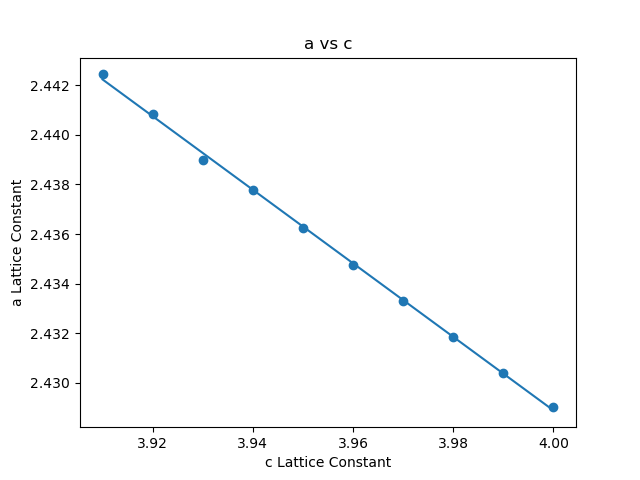

Recreate this plot in Python.
from matplotlib import pyplot as plt
import numpy as np

def find_intersection(m1, c1, m2, c2):
    x = (c2-c1)/(m1-m2)
    y = m1*x +c1
    return(x,y)

c = np.array([3.91, 3.92, 3.93, 3.94, 3.95, 3.96, 3.97, 3.98, 3.99, 4.0])

a = np.array([2.44244, 2.4408599, 2.439, 2.43776, 2.436248, 2.43475, 2.43329, 2.43184, 2.43041, 2.429])

slope, intercept = np.polyfit(c,a,1)
x = np.linspace(c[0],c[9], 1000)
y = slope*x + intercept
plt.figure()
plt.plot(x,y)

plt.scatter(c, a)
plt.xlabel("c Lattice Constant")
plt.ylabel("a Lattice Constant")
plt.title("a vs c")
plt.savefig("a_vs_c.png")
plt.show()


# 2) Calculate the optimized lattice parameters from linear fit relationship

volume = 23.414 #optimized volume calculate from EOS

c_param = np.linspace(c[0],c[9], 1000)
a_relate = slope*c_param + intercept

a_c_vol = (a_relate**2)*c_param

a_opt = slope*3.93979 + intercept
print(f"Optimal c: 3.93979 Å \nOptimal a: {a_opt} Å")

plt.figure()
plt.axhline(y=volume)
plt.plot(c_param, a_c_vol)
plt.axvline(x=3.93979)
plt.xlabel("c values")
plt.ylabel("Volume Corresponding to c Values")
plt.title("Search for Ideal c")
plt.savefig("ideal_c.png")
plt.show()
